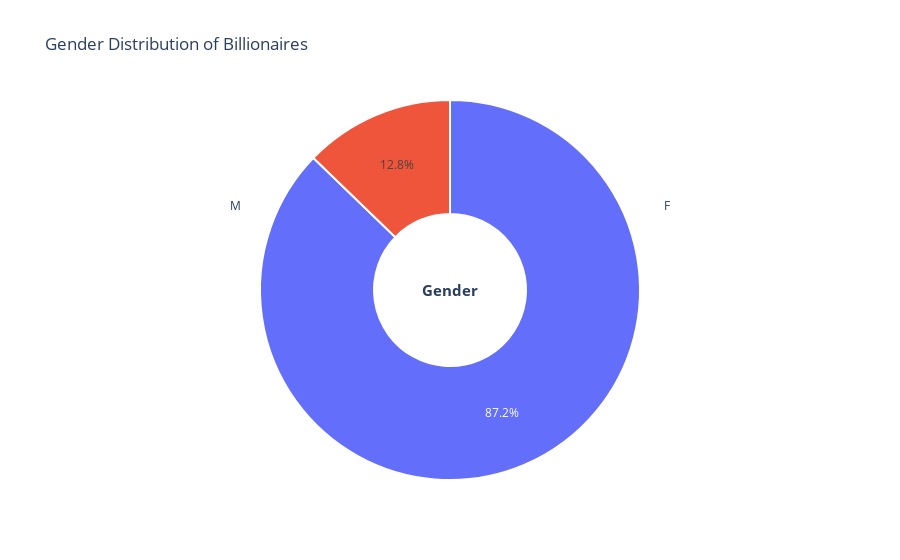

Notebook code for this chart:
### Markdown cell above
# Pie chart: Gender Distribution

### Code cell
gender_counts = df['gender'].value_counts()

fig3 = px.pie(gender_counts, labels=gender_counts.index, values=gender_counts.values,
              title="Gender Distribution of Billionaires",
              color_discrete_sequence=px.colors.qualitative.Plotly)
fig3.update_traces(marker=dict(line=dict(color='white', width=2)))
fig3.update_layout(showlegend=False)  
fig3.update_traces(hole=0.4) 

gender_labels = gender_counts.index
fig3.add_annotation(
    text="<b>Gender</b>",
    x=0.5,
    y=0.5,
    showarrow=False,
    font=dict(size=15),
)
fig3.add_annotation(
    text=gender_labels[0],
    x=0.2,
    y=0.75,
    showarrow=False,
    font=dict(size=12),
)
fig3.add_annotation(
    text=gender_labels[1],
    x=0.8,
    y=0.75,
    showarrow=False,
    font=dict(size=12),
)

fig3.show()

### Figure 1 — Plotly figure (JSON) as saved in the notebook; plotly's stock layout.template omitted (floating-point values rounded to 4 significant figures)
{"data": [{"domain": {"x": [0, 1], "y": [0, 1]}, "hole": 0.4, "hovertemplate": "value=%{value}<extra></extra>", "legendgroup": "", "marker": {"line": {"color": "white", "width": 2}}, "name": "", "showlegend": false, "type": "pie", "values": [2303, 337]}], "layout": {"annotations": [{"font": {"size": 15}, "showarrow": false, "text": "<b>Gender</b>", "x": 0.5, "y": 0.5}, {"font": {"size": 12}, "showarrow": false, "text": "M", "x": 0.2, "y": 0.75}, {"font": {"size": 12}, "showarrow": false, "text": "F", "x": 0.8, "y": 0.75}], "legend": {"tracegroupgap": 0}, "piecolorway": ["#636EFA", "#EF553B", "#00CC96", "#AB63FA", "#FFA15A", "#19D3F3", "#FF6692", "#B6E880", "#FF97FF", "#FECB52"], "showlegend": false, "title": {"text": "Gender Distribution of Billionaires"}}}
